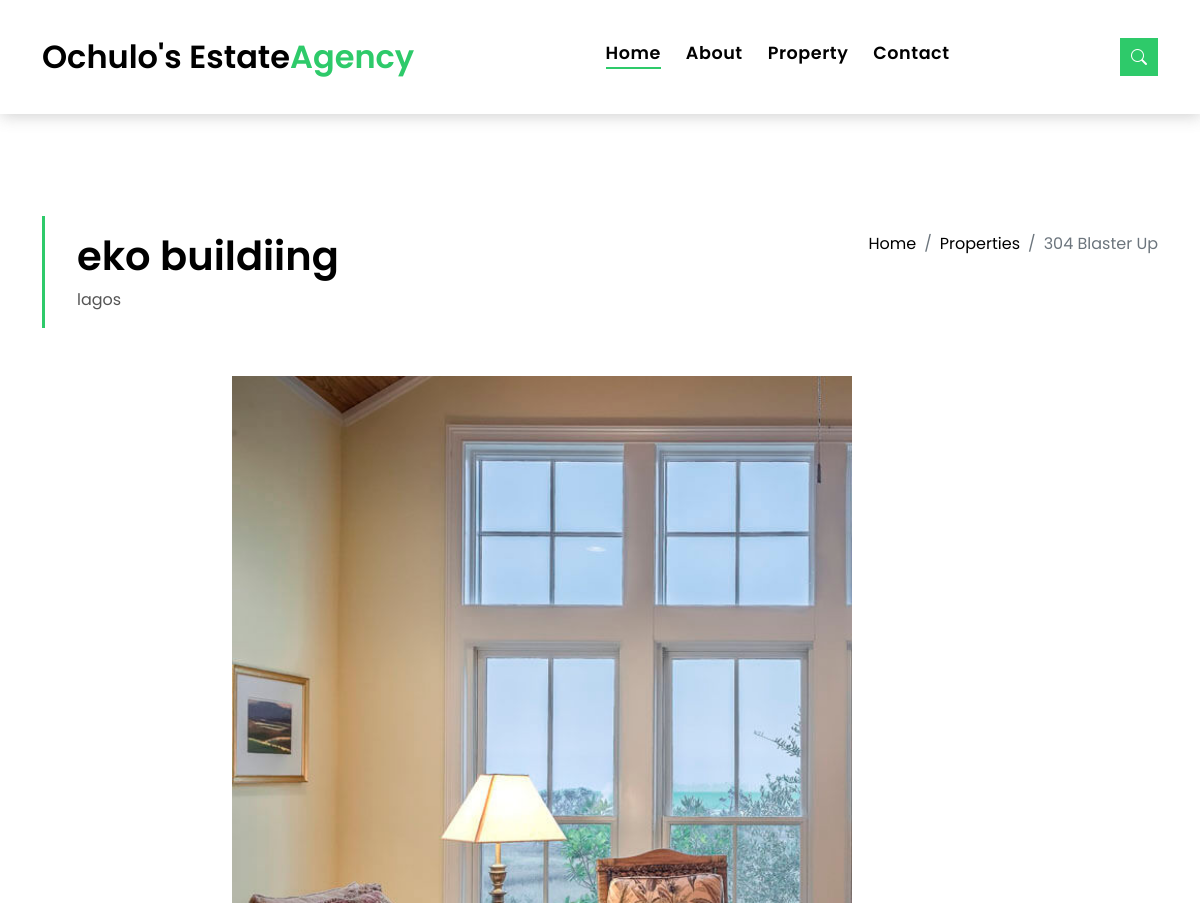
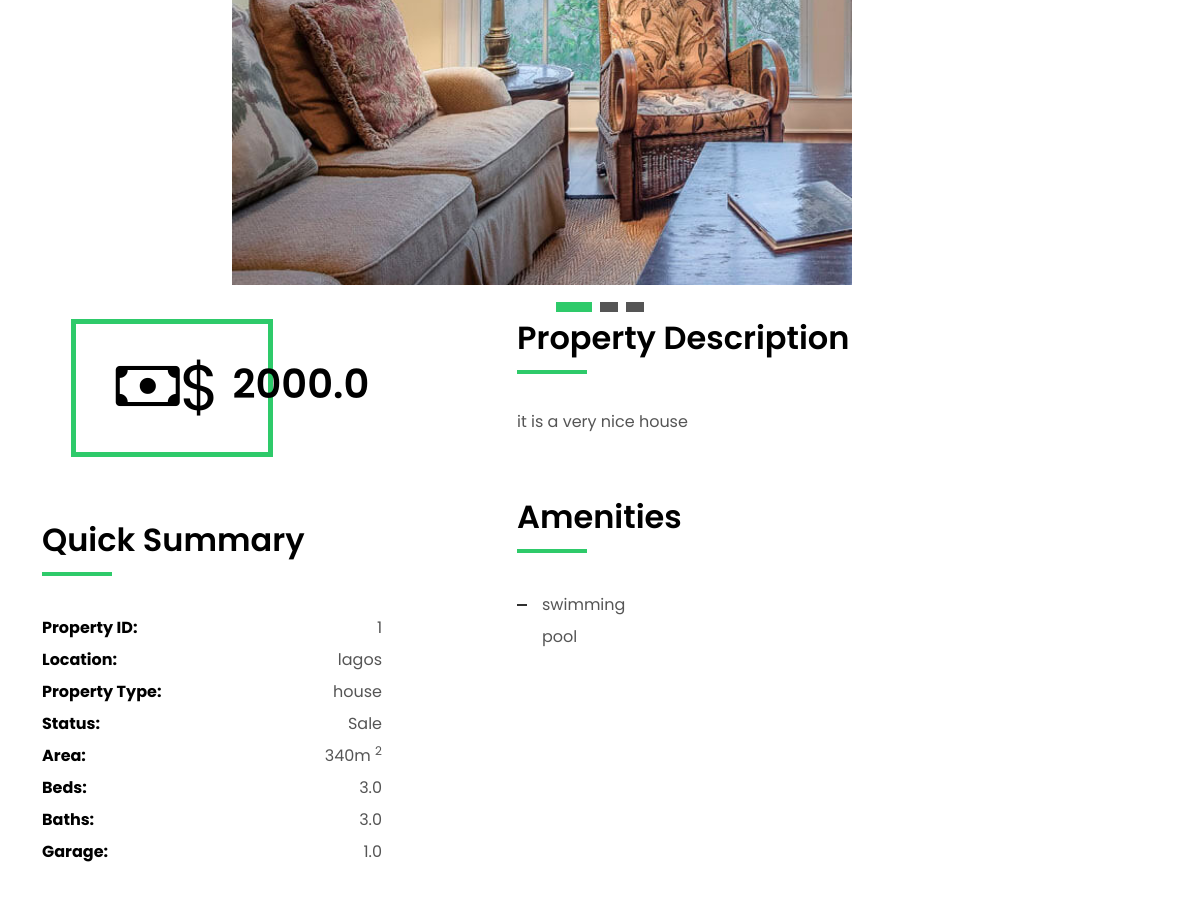
Before: /property-single/1/ (upper part) with the older database file (2 pictures, top to bottom).
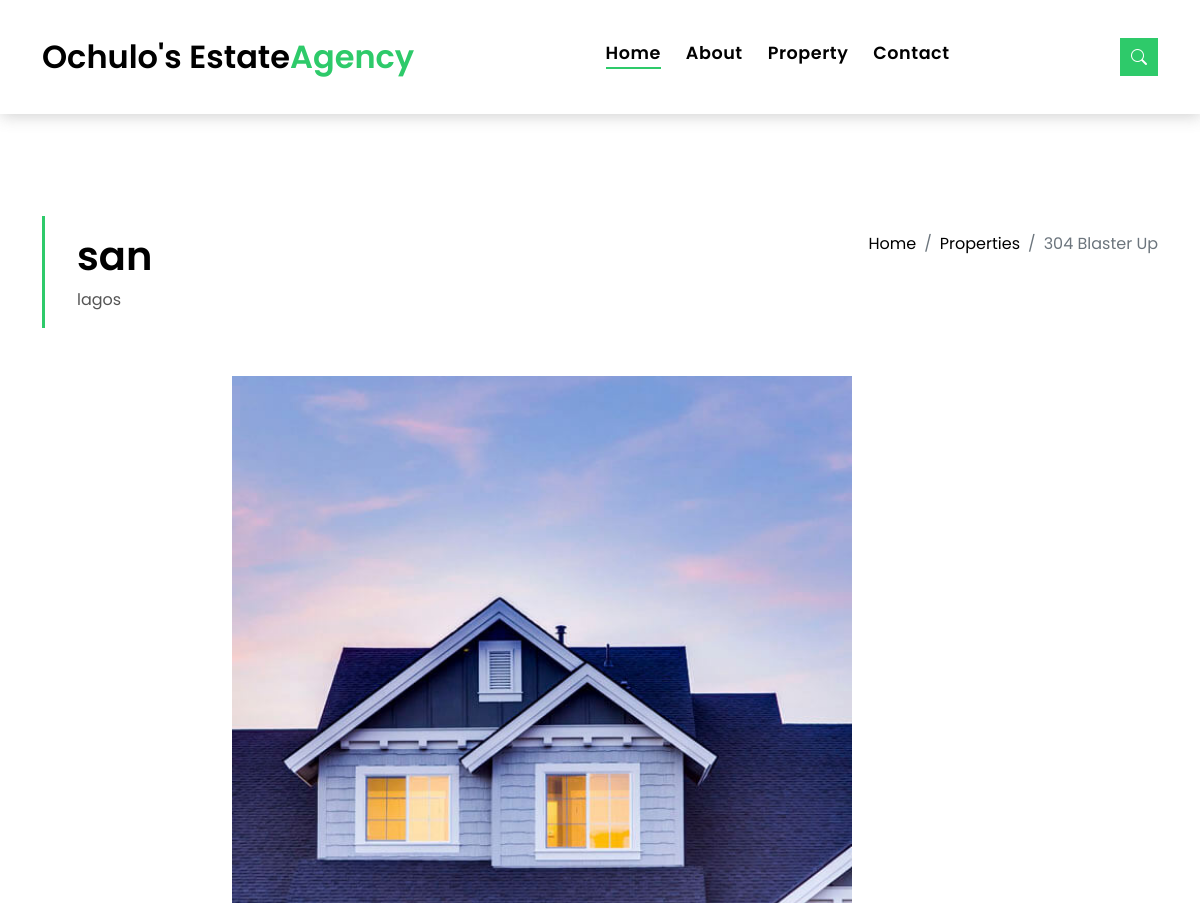
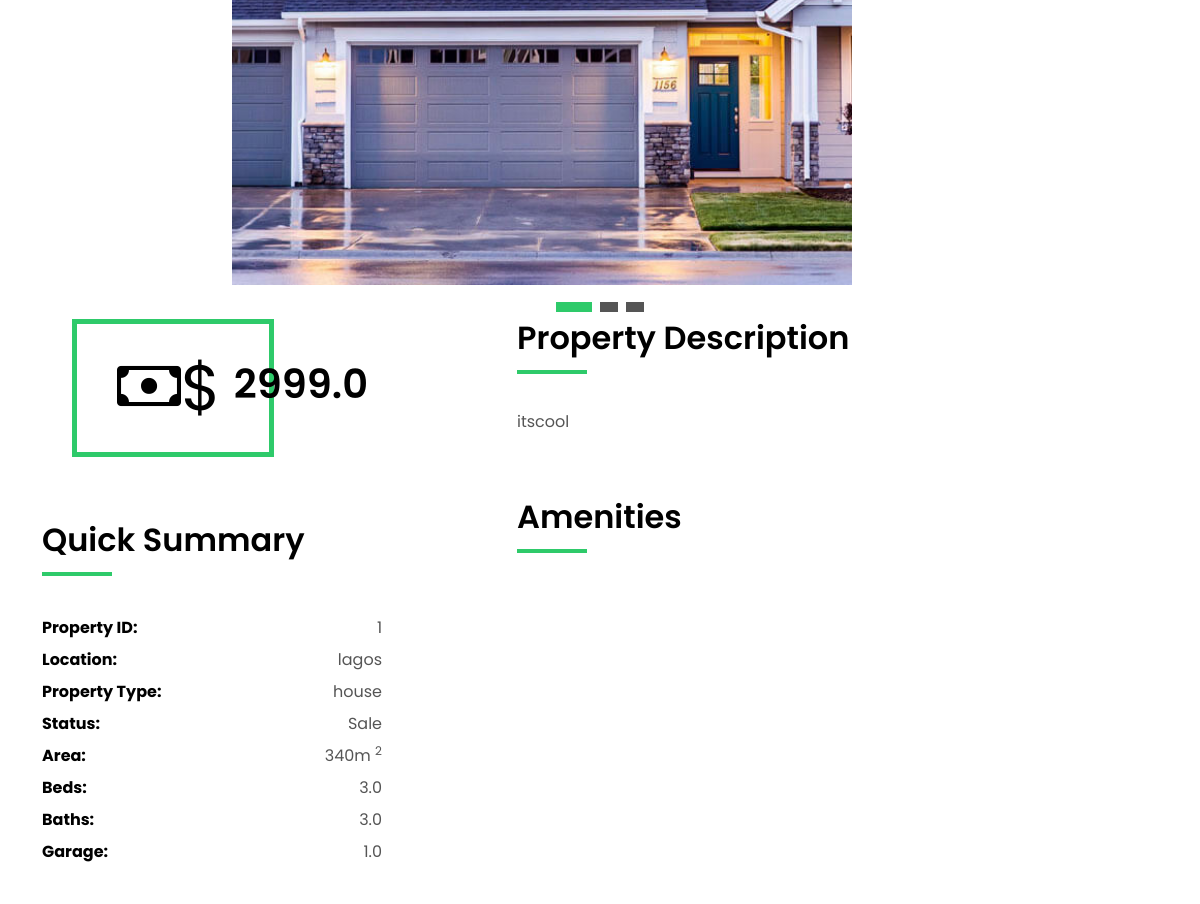
After: the same page with the newer database file (2 pictures, top to bottom).
### house/models.py (models this page shows, shortened)
class Housee(models.Model):
    name = models.CharField(max_length=300)
    price = models.FloatField(default=0)
    description = models.TextField()
    property_type = models.CharField(max_length=300)
    rent     = models.CharField(max_length=200)
    baths =   models.FloatField(default=0)
    beds = models.FloatField(default=0)
    garage = models.FloatField(default=0)
    date_added =  models.DateTimeField(auto_now_add = True)
    location = models.CharField(max_length=2000, default= 'lagos')
    landing_page_view = models.ImageField(upload_to = 'land/', null=True, blank = True)
    search_img = models.ImageField(upload_to = 'land/', null=True, blank = True)
    image_1 = models.ImageField(upload_to = 'picture/', null=True, blank = True)
    image_2 = models.ImageField(upload_to = 'picture/', null=True, blank = True)
    image_3 = models.ImageField(upload_to = 'picture/', null=True, blank = True)
    def __str__(self):
        return self.name

class Amenities(models.Model):
    house = models.ForeignKey(Housee, on_delete= models.CASCADE)
    amenity = models.CharField(max_length=300)

### house/views.py (the view)
# urls.py: path('property-single/<str:pk>/', views.property_single, name='property-single'),
def property_single(request, pk):
    house = Housee.objects.get(id=pk)
    amenities = Amenities.objects.all
    context ={'house':house, 'amenities':amenities}
    return render(request, 'property-single.html', context)

### templates/property-single.html (shortened to what the changed rows need)
    {% extends 'base.html' %}
    {% load static %}
    {% block content %}
  <main id="main">
    <section class="intro-single">
      <div class="container">
        <div class="row">
          <div class="col-md-12 col-lg-8">
            <div class="title-single-box">
              <h1 class="title-single">{{house}}</h1>
              <span class="color-text-a">{{house.location}}</span>
            </div>
          </div>
        </div>
      </div>
    </section>
    <section class="property-single nav-arrow-b">
      <div class="container">
        <div class="row justify-content-center">
          <div class="col-lg-8">
            <div id="property-single-carousel" class="swiper-container">
              <div class="swiper-wrapper">
                <div class="carousel-item-b swiper-slide icon">
                  <img src="{{house.image_1.url}}" alt="">
                </div>
              </div>
            </div>
          </div>
        </div>
        <div class="row">
          <div class="col-sm-12">
            <div class="row justify-content-between">
              <div class="col-md-5 col-lg-4">
                <div class="property-price d-flex justify-content-center foo">
                  <div class="card-header-c d-flex">
                    <div class="card-title-c align-self-center">
                      <h5 class="title-c">{{house.price}}</h5>
                    </div>
                  </div>
                </div>
                <div class="property-summary">
                  <div class="summary-list">
                    <ul class="list">
                      <li class="d-flex justify-content-between">
                        <strong>Property ID:</strong>
                        <span>{{house.id}}</span>
                      </li>
                      <li class="d-flex justify-content-between">
                        <strong>Location:</strong>
                        <span>{{house.location}}</span>
                      </li>
                      <li class="d-flex justify-content-between">
                        <strong>Property Type:</strong>
                        <span>{{house.property_type}}</span>
                      </li>
                      <li class="d-flex justify-content-between">
                        <strong>Beds:</strong>
                        <span>{{house.beds}}</span>
                      </li>
                      <li class="d-flex justify-content-between">
                        <strong>Baths:</strong>
                        <span>{{house.baths}}</span>
                      </li>
                      <li class="d-flex justify-content-between">
                        <strong>Garage:</strong>
                        <span>{{house.garage}}</span>
                      </li>
                    </ul>
                  </div>
                </div>
              </div>
              <div class="col-md-7 col-lg-7 section-md-t3">
                <div class="property-description">
                  <p class="description color-text-a">
                    {{house.description}}
                   </p>
                </div>
                <div class="amenities-list color-text-a">
                  <ul class="list-a no-margin">
                    {% for amenity in house.amenities_set.all%}
                    <li>{{amenity.amenity}}</li>
                    {% endfor %}
                  </ul>
                </div>
              </div>
            </div>
          </div>
          </div>
          </div>
    </section>
  </main>
  {% endblock %}

Changed rows visible on the page:
removed Amenities: amenity "swimming pool"
changed Housee "lagos": name "eko buildiing" → "san"; image_1: a different picture; price "2000.0" → "2999.0"; description "it is a very nice house" → "itscool"
